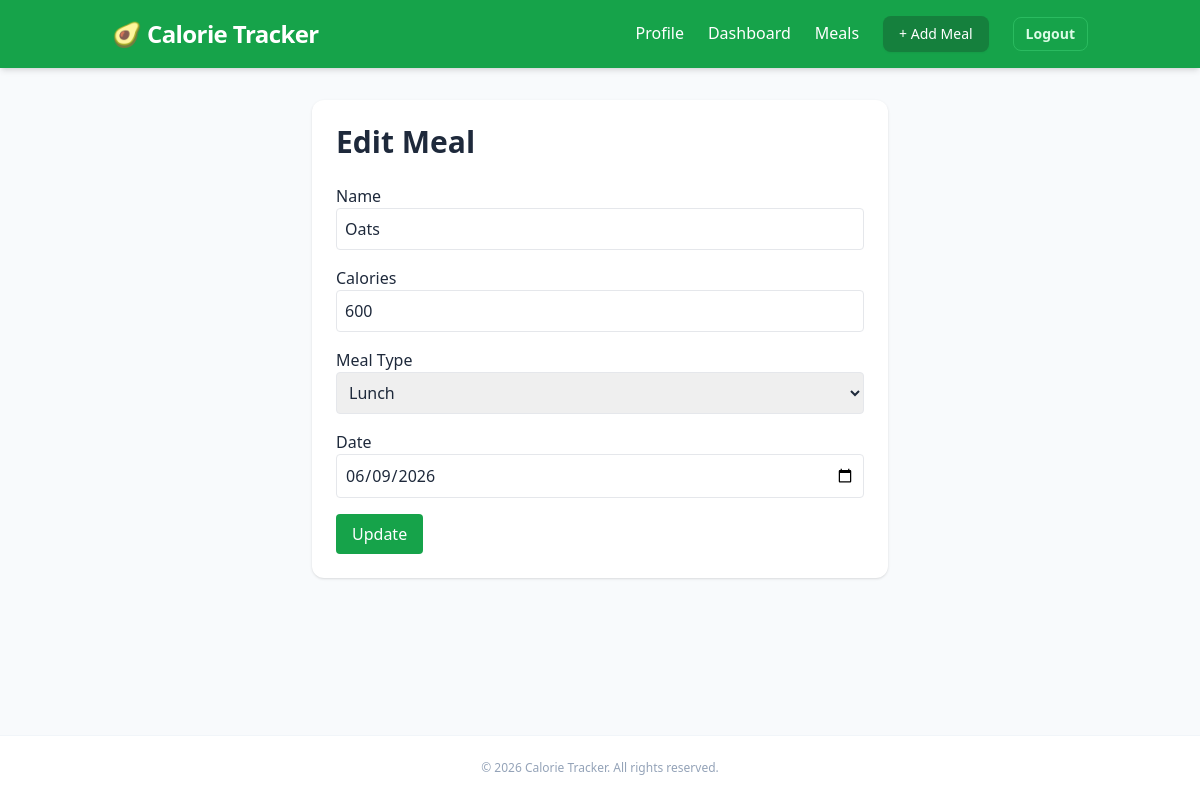
The app's page /meals/6/edit (signed in) with its own data.
### meals/models.py (models this page shows, shortened)
class FoodEntry(models.Model):
    MEAL_CHOICES = [
        ("Breakfast", "Breakfast"),
        ("Lunch", "Lunch"),
        ("Dinner", "Dinner"),
        ("Snack", "Snack"),
    ]
    user = models.ForeignKey(
        User,
        on_delete=models.CASCADE
    )
    food_name = models.CharField(max_length=100)
    calories = models.PositiveIntegerField()
    meal_type = models.CharField(
        max_length=20,
        choices=MEAL_CHOICES
    )
    date = models.DateField()
    created_at = models.DateTimeField(
        auto_now_add=True
    )

### meals/views.py (the view, shortened to what this page needs)
# urls.py: path("meals/<int:pk>/edit", views.MealUpdateView.as_view(), name="edit_meal"),
class MealUpdateView(
    LoginRequiredMixin,
    UpdateView
):
    model = FoodEntry
    form_class = FoodEntryForm
    template_name = ("meals/edit_meal.html")
    def get_queryset(self):
        return FoodEntry.objects.filter(
            user=self.request.user
        )

### meals/forms.py
class FoodEntryForm(forms.ModelForm):
    class Meta:
        model = FoodEntry
        fields = [
            "food_name",
            "calories",
            "meal_type",
            "date",
        ]
        widgets = {
            "food_name": forms.TextInput(
                attrs={
                    "class": "w-full border p-2 rounded"
                }
            ),
            "calories": forms.NumberInput(
                attrs={
                    "class": "w-full border p-2 rounded"
                }
            ),
            "meal_type": forms.Select(
                attrs={
                    "class": "w-full border p-2 rounded"
                }
            ),
            "date": forms.DateInput(
                attrs={
                    "type": "date",
                    "class": "w-full border p-2 rounded"
                }
            ),
        }

### meals/templates/meals/edit_meal.html (shortened to what this page needs)
{% extends 'meals/base.html' %}
{% block content %}
<div class="max-w-xl mx-auto bg-white p-6 rounded-xl shadow">
    <h2 class="text-3xl font-bold mb-6">
        Edit Meal
    </h2>
       <form method="POST">
    <div class="mb-4">
        <label>Name</label>
        {{ form.food_name }}
    </div>
    <div class="mb-4">
        <label>Calories</label>
        {{ form.calories }}
    </div>
    <div class="mb-4">
        <label>Meal Type</label>
        {{ form.meal_type }}
    </div>
    <div class="mb-4">
        <label>Date</label>
        {{ form.date }}
    </div>
    <button
        type="submit"
        class="bg-green-600 text-white px-4 py-2 rounded"
    >
        Update
    </button>
</form>
</div>
{% endblock %}

### records on screen
FoodEntry: food_name "Oats", calories "600", meal_type "Lunch", date "06/09/2026"
